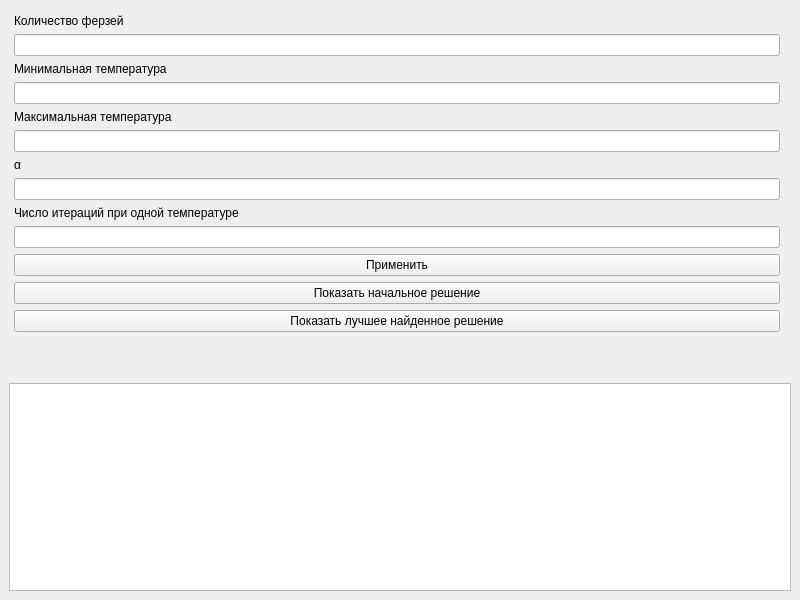
<?xml version="1.0" encoding="UTF-8"?>
<ui version="4.0">
 <class>MainWindow</class>
 <widget class="QMainWindow" name="MainWindow">
  <property name="geometry">
   <rect>
    <x>0</x>
    <y>0</y>
    <width>800</width>
    <height>600</height>
   </rect>
  </property>
  <property name="windowTitle">
   <string>MainWindow</string>
  </property>
  <widget class="QWidget" name="centralwidget">
   <layout class="QVBoxLayout" name="verticalLayout_3">
    <item>
     <layout class="QHBoxLayout" name="horizontalLayout">
      <item>
       <layout class="QVBoxLayout" name="verticalLayout">
        <property name="leftMargin">
         <number>5</number>
        </property>
        <property name="topMargin">
         <number>5</number>
        </property>
        <property name="rightMargin">
         <number>5</number>
        </property>
        <property name="bottomMargin">
         <number>5</number>
        </property>
        <item>
         <widget class="QLabel" name="label_3">
          <property name="text">
           <string>Количество ферзей</string>
          </property>
         </widget>
        </item>
        <item>
         <widget class="QLineEdit" name="n_edit"/>
        </item>
        <item>
         <widget class="QLabel" name="label">
          <property name="text">
           <string>Минимальная температура</string>
          </property>
         </widget>
        </item>
        <item>
         <widget class="QLineEdit" name="t_min_edit"/>
        </item>
        <item>
         <widget class="QLabel" name="label_2">
          <property name="text">
           <string>Максимальная температура</string>
          </property>
         </widget>
        </item>
        <item>
         <widget class="QLineEdit" name="t_max_edit"/>
        </item>
        <item>
         <widget class="QLabel" name="label_4">
          <property name="text">
           <string>α</string>
          </property>
         </widget>
        </item>
        <item>
         <widget class="QLineEdit" name="alpha_edit"/>
        </item>
        <item>
         <widget class="QLabel" name="label_5">
          <property name="text">
           <string>Число итераций при одной температуре</string>
          </property>
         </widget>
        </item>
        <item>
         <widget class="QLineEdit" name="iterations_edit"/>
        </item>
        <item>
         <widget class="QPushButton" name="save_button">
          <property name="text">
           <string>Применить</string>
          </property>
         </widget>
        </item>
        <item>
         <widget class="QPushButton" name="show_button_start">
          <property name="text">
           <string>Показать начальное решение</string>
          </property>
         </widget>
        </item>
        <item>
         <widget class="QPushButton" name="show_button_best">
          <property name="text">
           <string>Показать лучшее найденное решение</string>
          </property>
         </widget>
        </item>
        <item>
         <spacer name="verticalSpacer">
          <property name="orientation">
           <enum>Qt::Vertical</enum>
          </property>
          <property name="sizeHint" stdset="0">
           <size>
            <width>20</width>
            <height>40</height>
           </size>
          </property>
         </spacer>
        </item>
       </layout>
      </item>
      <item>
       <layout class="QVBoxLayout" name="verticalLayout_2">
        <item>
         <widget class="MplWidget" name="MplWidget_bs" native="true"/>
        </item>
        <item>
         <widget class="MplWidget" name="MplWidget_temp" native="true"/>
        </item>
        <item>
         <widget class="MplWidget" name="MplWidget_en" native="true"/>
        </item>
       </layout>
      </item>
     </layout>
    </item>
    <item>
     <widget class="QPlainTextEdit" name="logs"/>
    </item>
   </layout>
  </widget>
 </widget>
 <customwidgets>
  <customwidget>
   <class>MplWidget</class>
   <extends>QWidget</extends>
   <header location="global">MplWidget.h</header>
   <container>1</container>
  </customwidget>
 </customwidgets>
 <resources/>
 <connections/>
</ui>
